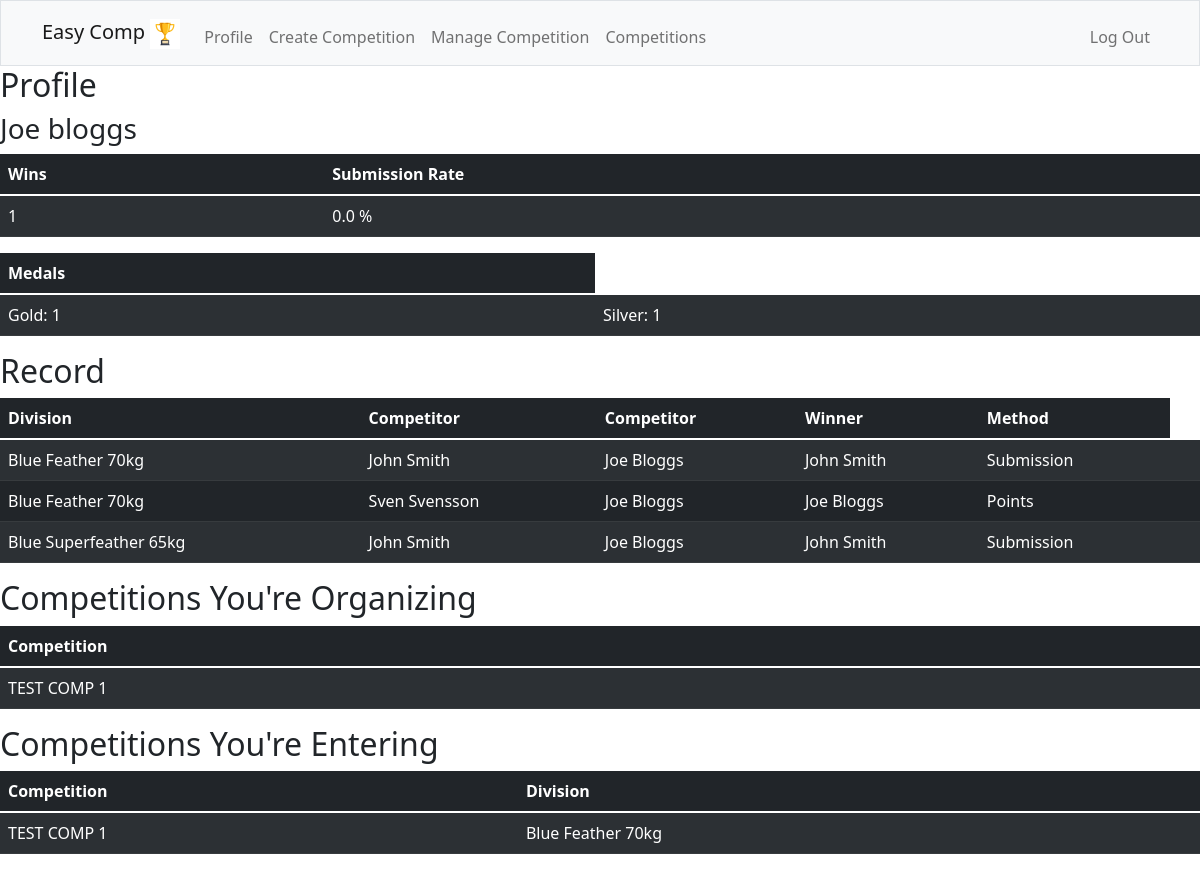
Page / (signed in) on the earlier database version.
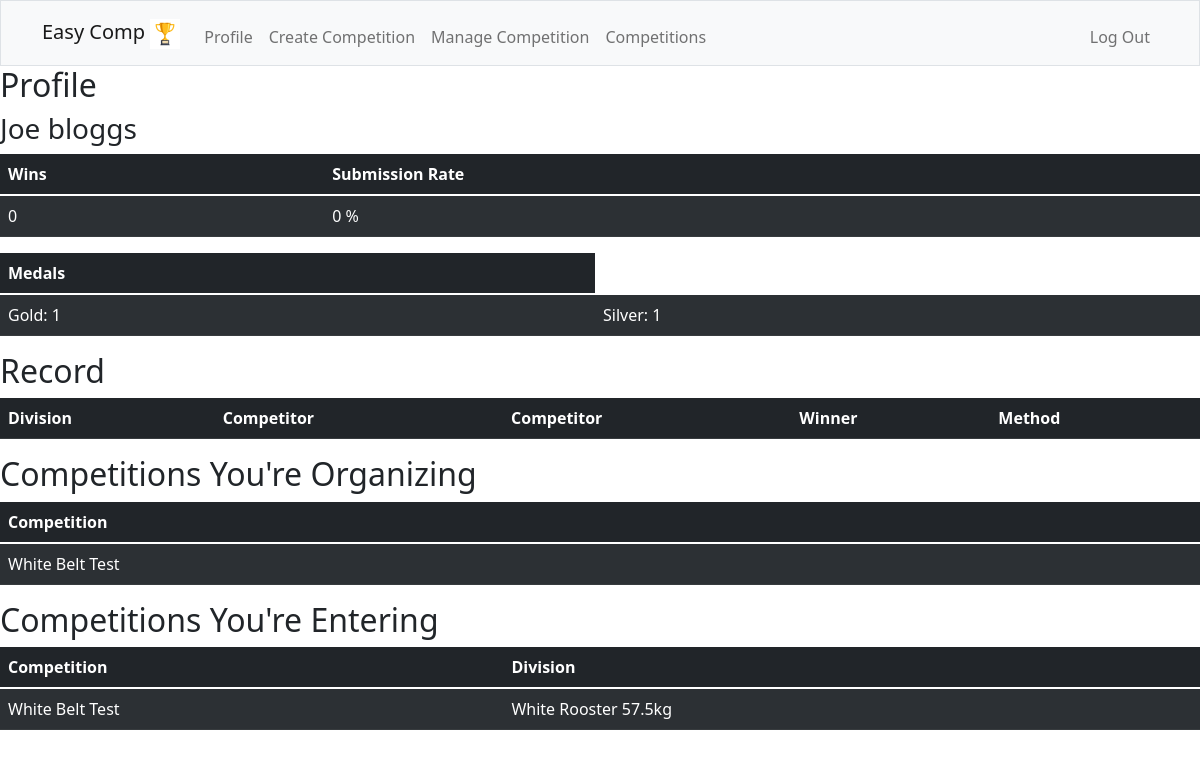
Same page on the later database version.
### tables this page shows
CREATE TABLE matchresults (
    id TEXT NOT NULL,
    comp_id INTEGER NOT NULL,
    div_id INTEGER NOT NULL,
    div_name TEXT NOT NULL,
    competitor1_name TEXT NOT NULL,
    competitor2_name TEXT NOT NULL,
    winner TEXT NOT NULL,
    method TEXT NOT NULL,
    PRIMARY KEY(id)
    FOREIGN KEY(comp_id) REFERENCES competitions(id),
    FOREIGN KEY(div_id) REFERENCES divisions(id)
);

CREATE TABLE competitions (
    id INTEGER NOT NULL,
    name TEXT NOT NULL UNIQUE,
    info TEXT NOT NULL,
    format TEXT NOT NULL,
    organizer_id INTEGER NOT NULL,
    PRIMARY KEY(id),
    FOREIGN KEY(organizer_id) REFERENCES users(id)
);

CREATE TABLE divisions (
    id INTEGER NOT NULL,
    name TEXT NOT NULL,
    comp_id INTEGER NOT NULL,
    comp_name TEXT NOT NULL,
    PRIMARY KEY(id),
    FOREIGN KEY(comp_id) REFERENCES competitions(id)
    FOREIGN KEY(comp_name) REFERENCES competitions(name)
);

### app.py (the view)
@app.route("/")
@login_required
def index():
    rows = db.execute("SELECT * FROM users WHERE id = ?", session["user_id"])
    firstname = rows[0]["firstname"]
    lastname = rows[0]["lastname"]
    name = firstname + " " + lastname
    competitions = []
    rows = db.execute("SELECT * FROM competitions WHERE organizer_id = ?", session["user_id"])
    for i in range(len(rows)):
        competition = rows[i]["name"]
        competitions.append(competition)
    rows = db.execute("SELECT DISTINCT comp_name, name FROM divisions INNER JOIN competitors on competitors.division_id = divisions.id WHERE competitor_id = ?", session["user_id"])
    entered = rows
    rows = db.execute("SELECT COUNT (*) FROM matchresults WHERE winner = ?", name)
    wins = rows[0]["COUNT (*)"]
    if wins == 0:
        submissionrate = 0
    else:
        submission = "submission"
        rows = db.execute("SELECT COUNT (*) FROM matchresults WHERE winner = ? AND method = ? ", name, submission)
        submissions = rows[0]["COUNT (*)"]
        submissionrate = (submissions / wins) * 100
    rows = db.execute("SELECT COUNT (*) FROM competition_results WHERE gold = ?", name)
    gold = rows[0]["COUNT (*)"]
    rows = db.execute("SELECT COUNT (*) FROM competition_results WHERE silver = ?", name)
    silver = rows[0]["COUNT (*)"]
    results = db.execute("SELECT DISTINCT id, div_name, competitor1_name, competitor2_name, winner, method FROM matchresults WHERE competitor1_name OR competitor2_name = ?", name)
    return render_template("index.html", name=name, wins=wins, submissionrate=submissionrate, gold=gold, silver=silver, results=results, competitions=competitions, entered=entered)

### app.py (called while the page is built)
@app.after_request
def after_request(response):
    response.headers["Cache-Control"] = "no-cache, no-store, must-revalidate"
    response.headers["Expires"] = 0
    response.headers["Pragma"] = "no-cache"
    return response

### helpers.py (called while the page is built)
def login_required(f):
    @wraps(f)
    def decorated_function(*args, **kwargs):
        if session.get("user_id") is None:
            return redirect("/login")
        return f(*args, **kwargs)
    return decorated_function

### templates/index.html
{% extends "layout.html" %}
{% block main %}
<div class="flex-container">
    <h2>Profile</h2>
    <h3>{{ name | capitalize }}</h3>
</div>
<div class="flex-container">
    <table class="table table-dark table-striped" aria-label="uservictories">
        <thead>
            <tr>
                <th>Wins</th>
                <th>Submission Rate</th>
            </tr>
        </thead>
        <tbody>
            <tr>
                <td>{{ wins }}</td>
                <td>{{ submissionrate }} %</td>
            </tr>
        </tbody>
    </table>
    <table class="table table-dark table-striped" aria-label="usersmedals">
        <thead>
            <tr>
                <th>Medals</th>
            </tr>
        </thead>
        <tbody>
            <tr>
                <td>Gold: {{ gold }} </td>
                <td>Silver: {{ silver }} </td>
            </tr>
        </tbody>
    </table>
</div>
<h2>Record</h2>
<table class="table table-dark table-striped" aria-label="usersrecord">
    <thead>
        <tr>
            <th>Division</th>
            <th>Competitor</th>
            <th>Competitor</th>
            <th>Winner</th>
            <th>Method</th>
        </tr>
    </thead>
    <tbody>
      {% for result in results %}
        <tr>
            <td>{{ result['div_name'] }}</td>
            <td>{{ result['competitor1_name'] }}</td>
            <td>{{ result['competitor2_name'] }}</td>
            <td>{{ result['winner'] }}</td>
            <td>{{ result['method']| capitalize  }}</td>
            <td>
          </td>
        </tr>
        {% endfor %}
    </tbody>
  </table>
<table class="table table-dark table-striped" aria-label="userscompetitions">
    <h2>Competitions You're Organizing</h2>
    <thead>
        <th>Competition</th>
    </thead>
    <tbody>
        {% for competition in competitions %}
        <tr>
            <td>{{ competition }}</td>
        </tr>
        {% endfor %}
    </tbody>
</table>
<table class="table table-dark table-striped" aria-label="usersupcomingcompetitions">
    <h2>Competitions You're Entering</h2>
    <thead>
        <th>Competition</th>
        <th>Division</th>
    </thead>
    <tbody>
        {% for entry in entered %}
        <tr>
            <td>{{ entry["comp_name"]}}</td>
            <td>{{ entry["name"]}}</td>
         </tr>
        {% endfor %}
    </tbody>
</table>
{% endblock %}

### templates/layout.html (shortened to what this page needs)
<!DOCTYPE html>
<html lang="en">
    <head>
         <link href="https://cdn.jsdelivr.net/npm/bootstrap@5.1.3/dist/css/bootstrap.min.css" rel="stylesheet">
         <link href="/static/styles.css" rel="stylesheet">
    </head>
    <body>
        <nav class="bg-light border navbar navbar-expand-md navbar-light">
            <div class="container">
                <a class="navbar-brand" href="/"><span class="title">Easy Comp</span>
                    <img src="/static/images/vecteezy_flat-design-trophy-trophy-vector-isolated-on-white-background_6425320.jpg" width="30" height="30" alt="trophy">
                </a>
                <div class="collapse navbar-collapse" id="navbar">
                    {% if session ["user_id"] %}
                    <ul class="navbar-nav me-auto mt-2">
                        <li class="nav-item"><a class="nav-link" href="/">Profile</a></li>
                        <li class="nav-item"><a class="nav-link" href="/create">Create Competition</a></li>
                        <li class="nav-item"><a class="nav-link" href="/manage">Manage Competition</a></li>
                        <li class="nav-item"><a class="nav-link" href="/competitions">Competitions</a></li>
                    </ul>
                    <ul class="navbar-nav ms-auto mt-2">
                        <li class="nav-item"><a class="nav-link" href="/logout">Log Out</a></li>
                    </ul>
                    {% else %}
                    <ul class="navbar-nav ms-auto mt-2">
                        <li class="nav-item"><a class="nav-link" href="/register">Register</a></li>
                    </ul>
                    {% endif %}
                </div>
            </div>
        </nav>
        {% block main %}
        {% endblock %}
    </body>
</html>

Differences in the rows shown:
removed matchresults: div_name "Blue Feather 70kg", competitor1_name "John Smith", competitor2_name "Joe Bloggs", winner "John Smith", method "Submission"
removed matchresults: div_name "Blue Feather 70kg", competitor1_name "Sven Svensson", competitor2_name "Joe Bloggs", winner "Joe Bloggs", method "Points"
removed matchresults: div_name "Blue Superfeather 65kg", competitor1_name "John Smith", competitor2_name "Joe Bloggs", winner "John Smith", method "Submission"
removed divisions: comp_name "TEST COMP 1", name "Blue Feather 70kg"
changed competitions: name "TEST COMP 1" → "White Belt Test"
now on this page (row edited): divisions: comp_name "White Belt Test", name "White Rooster 57.5kg"
Other differences:
{{ wins }}: "1" → "0"
{{ submissionrate }}: "0.0" → "0"
